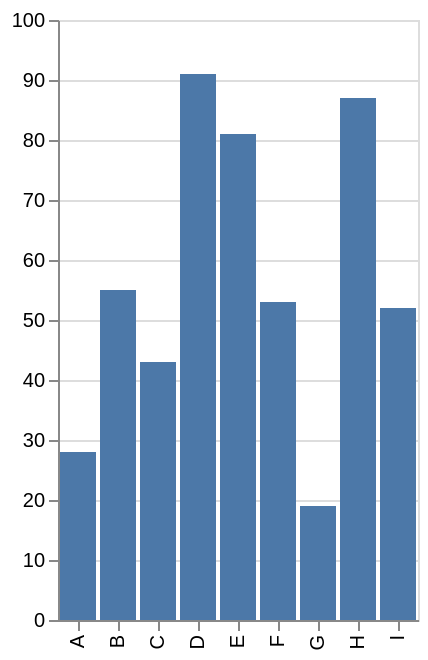

Vega-Lite specification stored for this chart:
### Vega specification from a JSON file in a GitHub repository (floating-point values rounded to 4 significant figures)
{"$schema": "https://vega.github.io/schema/vega/v6.json", "description": "Field definition's title is applied to both axis title and tooltip's field title. Meanwhile, axis.title is specific to axis.", "background": "white", "padding": 5, "height": 300, "style": "cell", "data": [{"name": "source_0", "values": [{"a": "A", "b": 28}, {"a": "B", "b": 55}, {"a": "C", "b": 43}, {"a": "D", "b": 91}, {"a": "E", "b": 81}, {"a": "F", "b": 53}, {"a": "G", "b": 19}, {"a": "H", "b": 87}, {"a": "I", "b": 52}]}, {"name": "data_0", "source": "source_0", "transform": [{"type": "stack", "groupby": ["a"], "field": "b", "sort": {"field": [], "order": []}, "as": ["b_start", "b_end"], "offset": "zero"}, {"type": "filter", "expr": "isValid(datum[\"b\"]) && isFinite(+datum[\"b\"])"}]}], "signals": [{"name": "x_step", "value": 20}, {"name": "width", "update": "bandspace(domain('x').length, 0.1, 0.05) * x_step"}], "marks": [{"name": "marks", "type": "rect", "style": ["bar"], "from": {"data": "data_0"}, "encode": {"update": {"tooltip": {"signal": "{\"a\": isValid(datum[\"a\"]) ? isArray(datum[\"a\"]) ? join(datum[\"a\"], '\\n') : datum[\"a\"] : \"\"+datum[\"a\"], \"b\": format(datum[\"b\"], \"\")}"}, "fill": {"value": "#4c78a8"}, "ariaRoleDescription": {"value": "bar"}, "description": {"signal": "\"a: \" + (isValid(datum[\"a\"]) ? isArray(datum[\"a\"]) ? join(datum[\"a\"], ' ') : datum[\"a\"] : \"\"+datum[\"a\"]) + \"; b: \" + (format(datum[\"b\"], \"\"))"}, "x": {"scale": "x", "field": "a"}, "width": {"signal": "max(0.25, bandwidth('x'))"}, "y": {"scale": "y", "field": "b_end"}, "y2": {"scale": "y", "field": "b_start"}}}}], "scales": [{"name": "x", "type": "band", "domain": {"data": "data_0", "field": "a", "sort": true}, "range": {"step": {"signal": "x_step"}}, "paddingInner": 0.1, "paddingOuter": 0.05}, {"name": "y", "type": "linear", "domain": {"data": "data_0", "fields": ["b_start", "b_end"]}, "range": [{"signal": "height"}, 0], "nice": true, "zero": true}], "axes": [{"scale": "y", "orient": "left", "gridScale": "x", "grid": true, "tickCount": {"signal": "ceil(height/40)"}, "domain": false, "labels": false, "aria": false, "maxExtent": 0, "minExtent": 0, "ticks": false, "zindex": 0}, {"scale": "x", "orient": "bottom", "grid": false, "labelAlign": "right", "labelAngle": 270, "labelBaseline": "middle", "zindex": 0}, {"scale": "y", "orient": "left", "grid": false, "labelOverlap": true, "tickCount": {"signal": "ceil(height/40)"}, "zindex": 0}]}
